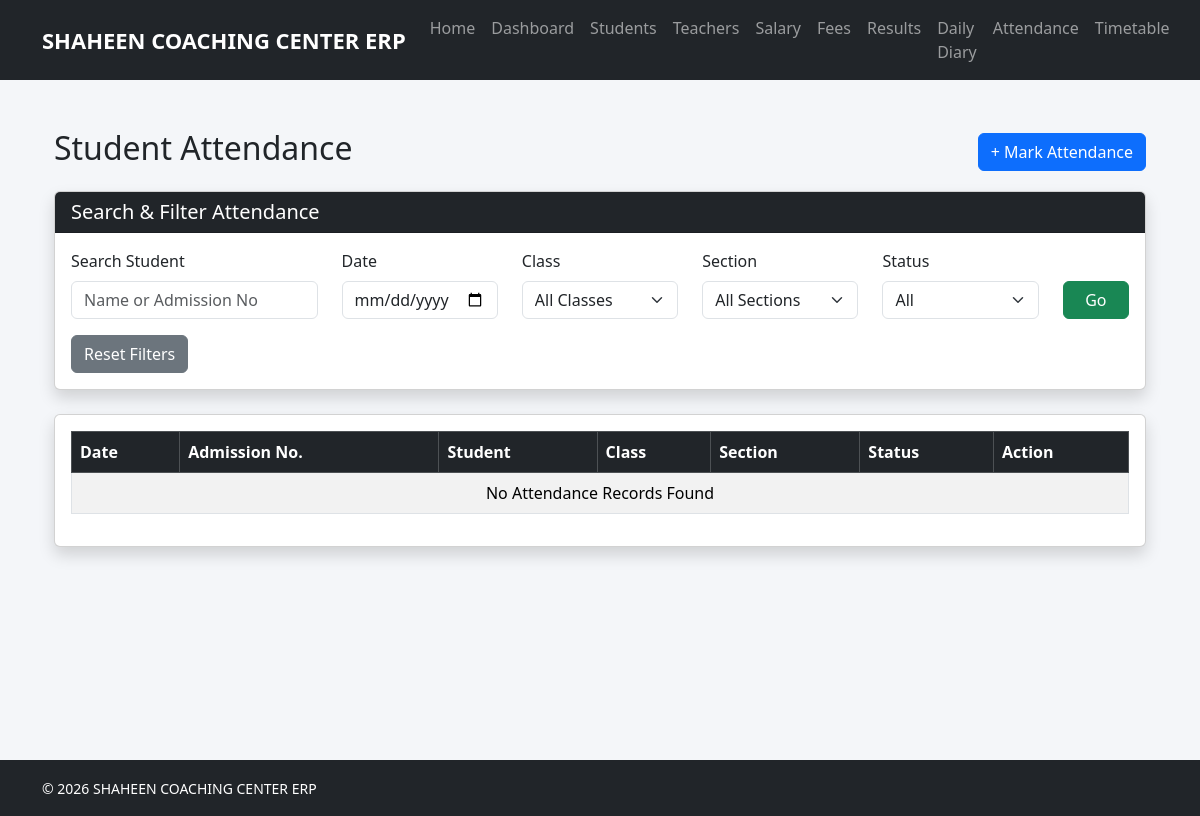
The page /attendance/list/ on the database as committed earlier.
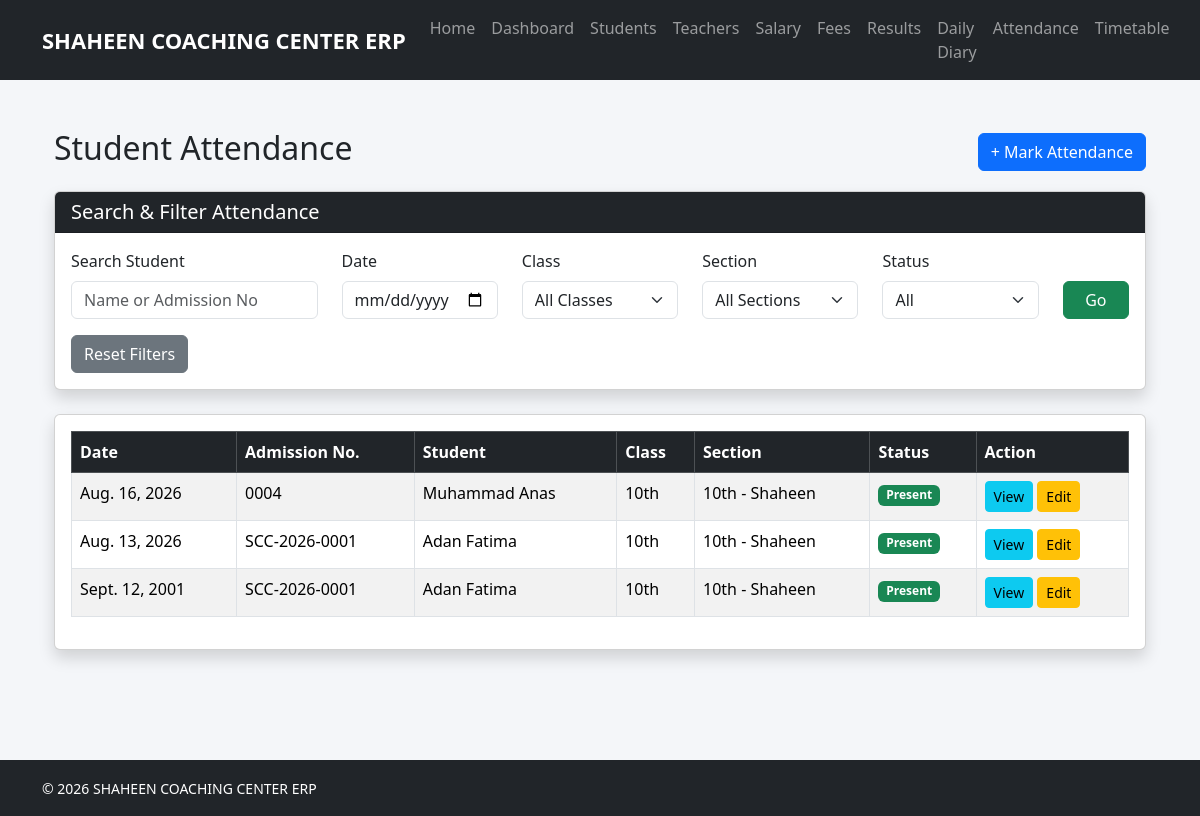
The same page on the database as committed later.
### attendance/models.py (models this page shows, shortened)
class Attendance(models.Model):
    STATUS_CHOICES = [
        ("Present", "Present"),
        ("Absent", "Absent"),
        ("Leave", "Leave"),
    ]
    student = models.ForeignKey(
        Student,
        on_delete=models.CASCADE,
        related_name="attendance_records",
    )
    session = models.ForeignKey(
        Session,
        on_delete=models.PROTECT,
        related_name="attendance_records",
    )
    classroom = models.ForeignKey(
        ClassRoom,
        on_delete=models.PROTECT,
        related_name="attendance_records",
    )
    section = models.ForeignKey(
        Section,
        on_delete=models.PROTECT,
        related_name="attendance_records",
    )
    date = models.DateField()
    status = models.CharField(
        max_length=20,
        choices=STATUS_CHOICES,
        default="Present",
    )
    remarks = models.CharField(
        max_length=255,
        blank=True,
    )
    created_at = models.DateTimeField(
        auto_now_add=True,
    )
    updated_at = models.DateTimeField(
        auto_now=True,
    )
    class Meta:
        ordering = [
            "-date",
            "student__first_name",
        ]
        constraints = [
            models.UniqueConstraint(
                fields=[
                    "student",
                    "date",
                    "session",
                ],
                name="unique_student_attendance_per_day",
            )
        ]

### students/models.py (models this page shows, shortened)
class Student(models.Model):
    GENDER_CHOICES = [
        ("Male", "Male"),
        ("Female", "Female"),
    ]
    admission_no = models.CharField(
        max_length=20,
        unique=True,
        blank=True,
        null=True
    )
    first_name = models.CharField(max_length=100)
    last_name = models.CharField(
        max_length=100,
        blank=True
    )
    father_name = models.CharField(max_length=150)
    gender = models.CharField(
        max_length=10,
        choices=GENDER_CHOICES
    )
    date_of_birth = models.DateField()
    phone = models.CharField(max_length=20)
    address = models.TextField()
    session = models.ForeignKey(
        Session,
        on_delete=models.PROTECT,
        null=True,
        blank=True
    )
    classroom = models.ForeignKey(
        ClassRoom,
        on_delete=models.PROTECT,
        null=True,
        blank=True
    )
    section = models.ForeignKey(
        Section,
        on_delete=models.PROTECT,
        null=True,
        blank=True
    )
    photo = models.ImageField(
        upload_to="students/",
        blank=True,
        null=True
    )
    admission_date = models.DateField(auto_now_add=True)

### academics/models.py (models this page shows)
class ClassRoom(models.Model):
    name = models.CharField(max_length=50)
    def __str__(self):
        return self.name

class Section(models.Model):
    name = models.CharField(max_length=20)
    classroom = models.ForeignKey(
        ClassRoom,
        on_delete=models.CASCADE,
        related_name="sections"
    )
    def __str__(self):
        return f"{self.classroom.name} - {self.name}"

### attendance/views.py (the view, shortened to what this page needs)
def attendance_list(request):
    query = request.GET.get(
        "q",
        "",
    ).strip()
    date = request.GET.get(
        "date",
        "",
    ).strip()
    classroom_id = request.GET.get(
        "classroom",
        "",
    ).strip()
    section_id = request.GET.get(
        "section",
        "",
    ).strip()
    status = request.GET.get(
        "status",
        "",
    ).strip()
    attendances = Attendance.objects.select_related(
        "student",
        "session",
        "classroom",
        "section",
    )
    if date:
        attendances = attendances.filter(
            date=date
        )
    if classroom_id:
        attendances = attendances.filter(
            classroom_id=classroom_id
        )
    if section_id:
        attendances = attendances.filter(
            section_id=section_id
        )
    if status:
        attendances = attendances.filter(
            status=status
        )
    attendances = attendances.order_by(
        "-date",
        "student__first_name",
    )
    classrooms = ClassRoom.objects.all().order_by(
        "name"
    )
    sections = Section.objects.all().order_by(
        "name"
    )
    return render(
        request,
        "attendance/attendance_list.html",
        {
            "attendances": attendances,
            "query": query,
            "date": date,
            "classroom_id": classroom_id,
            "section_id": section_id,
            "status": status,
            "classrooms": classrooms,
            "sections": sections,
        },
    )

### attendance/templates/attendance/attendance_list.html (shortened to what this page needs)
{% extends 'base/base.html' %}
{% block content %}
<div class="container mt-4">
    <div class="d-flex justify-content-between align-items-center mb-3">
        <h2>Student Attendance</h2>
        <a
            href="{% url 'attendance:add_attendance' %}"
            class="btn btn-primary">
            + Mark Attendance
        </a>
    </div>
    <div class="card shadow mb-4">
        <div class="card-header bg-dark text-white">
            <h5 class="mb-0">
                Search & Filter Attendance
            </h5>
        </div>
        <div class="card-body">
            <form method="GET">
                <div class="row">
                    <div class="col-md-3 mb-3">
                        <label class="form-label">
                            Search Student
                        </label>
                        <input
                            type="text"
                            name="q"
                            value="{{ query }}"
                            class="form-control"
                            placeholder="Name or Admission No">
                    </div>
                    <div class="col-md-2 mb-3">
                        <label class="form-label">
                            Date
                        </label>
                        <input
                            type="date"
                            name="date"
                            value="{{ date }}"
                            class="form-control">
                    </div>
                    <div class="col-md-2 mb-3">
                        <label class="form-label">
                            Class
                        </label>
                        <select
                            name="classroom"
                            class="form-select">
                            <option value="">
                                All Classes
                            </option>
                        </select>
                    </div>
                    <div class="col-md-2 mb-3">
                        <label class="form-label">
                            Section
                        </label>
                        <select
                            name="section"
                            class="form-select">
                            <option value="">
                                All Sections
                            </option>
                        </select>
                    </div>
                    <div class="col-md-2 mb-3">
                        <label class="form-label">
                            Status
                        </label>
                        <select
                            name="status"
                            class="form-select">
                            <option value="">
                                All
                            </option>
                        </select>
                    </div>
                    <div class="col-md-1 mb-3 d-flex align-items-end">
                        <button
                            type="submit"
                            class="btn btn-success w-100">
                            Go
                        </button>
                    </div>
                </div>
                <a
                    href="{% url 'attendance:attendance_list' %}"
                    class="btn btn-secondary">
                    Reset Filters
                </a>
            </form>
        </div>
    </div>
    <div class="card shadow">
        <div class="card-body">
            <div class="table-responsive">
                <table class="table table-bordered table-striped">
                    <thead class="table-dark">
                        <tr>
                            <th>Date</th>
                            <th>Admission No.</th>
                            <th>Student</th>
                            <th>Class</th>
                            <th>Section</th>
                            <th>Status</th>
                            <th>Action</th>
                        </tr>
                    </thead>
                    <tbody>
                    {% for attendance in attendances %}
                        <tr>
                            <td>
                                {{ attendance.date }}
                            </td>
                            <td>
                                {{ attendance.student.admission_no }}
                            </td>
                            <td>
                                {{ attendance.student.first_name }}
                                {{ attendance.student.last_name }}
                            </td>
                            <td>
                                {{ attendance.classroom }}
                            </td>
                            <td>
                                {{ attendance.section }}
                            </td>
                            <td>
                                {% if attendance.status == "Present" %}
                                    <span class="badge bg-success">
                                        Present
                                    </span>
                                {% elif attendance.status == "Absent" %}
                                    <span class="badge bg-danger">
                                        Absent
                                    </span>
                                {% else %}
                                    <span class="badge bg-warning text-dark">
                                        Leave
                                    </span>
                                {% endif %}
                            </td>
                            <td>
                                <a
                                    href="{% url 'attendance:attendance_detail' attendance.pk %}"
                                    class="btn btn-sm btn-info">
                                    View
                                </a>
                                <a
                                    href="{% url 'attendance:edit_attendance' attendance.pk %}"
                                    class="btn btn-sm btn-warning">
                                    Edit
                                </a>
                            </td>
                        </tr>
                    {% empty %}
                        <tr>
                            <td
                                colspan="7"
                                class="text-center">
                                No Attendance Records Found
                            </td>
                        </tr>
                    {% endfor %}
                    </tbody>
                </table>
            </div>
        </div>
    </div>
</div>
{% endblock %}

### templates/base/base.html (shortened to what this page needs)
{% load static %}
<!DOCTYPE html>
<html lang="en">
<head>
    <link
        href="https://cdn.jsdelivr.net/npm/bootstrap@5.3.7/dist/css/bootstrap.min.css"
        rel="stylesheet"
    >
</head>
<body>
<nav class="navbar navbar-expand-lg navbar-dark bg-dark">
    <div class="container">
        <a class="navbar-brand"
           href="{% url 'website:home' %}">
            SHAHEEN COACHING CENTER ERP
        </a>
        <div
            class="collapse navbar-collapse"
            id="navbar">
            <ul class="navbar-nav ms-auto">
                <li class="nav-item">
                    <a class="nav-link"
                       href="{% url 'website:home' %}">
                        Home
                    </a>
                </li>
                <li class="nav-item">
                    <a class="nav-link"
                       href="{% url 'website:dashboard' %}">
                        Dashboard
                    </a>
                </li>
                <li class="nav-item">
                    <a class="nav-link"
                       href="{% url 'students:student_list' %}">
                        Students
                    </a>
                </li>
                <li class="nav-item">
                    <a class="nav-link"
                       href="{% url 'teachers:teacher_list' %}">
                        Teachers
                    </a>
                </li>
                <li class="nav-item">
                    <a class="nav-link"
                       href="{% url 'teachers:salary_list' %}">
                        Salary
                    </a>
                </li>
                <li class="nav-item">
                    <a class="nav-link"
                       href="{% url 'fee_management:fee_list' %}">
                        Fees
                    </a>
                </li>
                <li class="nav-item">
                    <a class="nav-link"
                       href="/results/">
                        Results
                    </a>
                </li>
                <li class="nav-item">
                    <a class="nav-link"
                       href="/diary/">
                        Daily Diary
                    </a>
                </li>
                <li class="nav-item">
                    <a class="nav-link"
                       href="/attendance/">
                        Attendance
                    </a>
                </li>
                <li class="nav-item">
                    <a class="nav-link"
                       href="/timetable/">
                        Timetable
                    </a>
                </li>
            </ul>
        </div>
    </div>
</nav>
<div class="container main-container">
    {% block content %}
    {% endblock %}
</div>
<footer class="bg-dark text-white py-3">
    <div class="container">
        <small>
            © {% now "Y" %}
            SHAHEEN COACHING CENTER ERP
        </small>
    </div>
</footer>
</body>
</html>

### templates/base/base.html (style rules this page uses)
body { background: #f4f6f9; }
.navbar-brand { font-weight: bold; font-size: 22px; }
.main-container { min-height: calc(100vh - 120px); padding-top: 25px; padding-bottom: 40px; }

Rows that differ between the two databases and show on the page:
added Attendance: date "Aug. 16, 2026", student.admission_no "0004", student.first_name "Muhammad", student.last_name "Anas", classroom "10th", section "10th - Shaheen", status "Present"
added Attendance: date "Aug. 13, 2026", student.admission_no "SCC-2026-0001", student.first_name "Adan", student.last_name "Fatima", classroom "10th", section "10th - Shaheen", status "Present"
added Attendance: date "Sept. 12, 2001", student.admission_no "SCC-2026-0001", student.first_name "Adan", student.last_name "Fatima", classroom "10th", section "10th - Shaheen", status "Present"
Other text that changed with them:
text no longer shown: "No Attendance Records Found"
